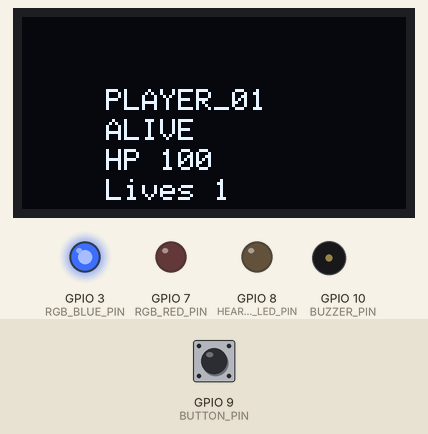
The sketch below on a simulated ESP32-C3. On the bench: 128×64 one-colour display, output pins drawn as LEDs (lit = HIGH), buzzer (waves = sounding, pin HIGH). The test bench sets the inputs (shaded band); at power-on: GPIO 9 (BUTTON_PIN) HIGH. What the sketch prints to the serial monitor is not drawn.

Above: at 5.7 s.
5.8 s: GPIO 9 (BUTTON_PIN) pulled LOW for 0.15 s
At 7.5 s:
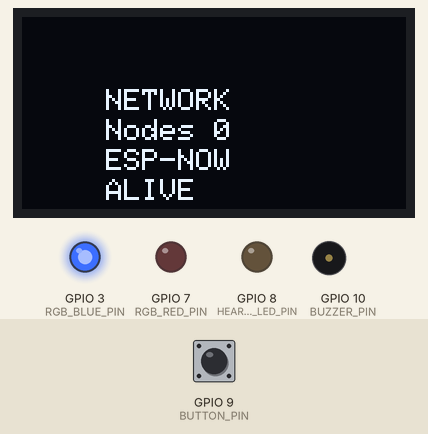
8.9 s: GPIO 9 (BUTTON_PIN) pulled LOW for 1 s
At 10.13 s:
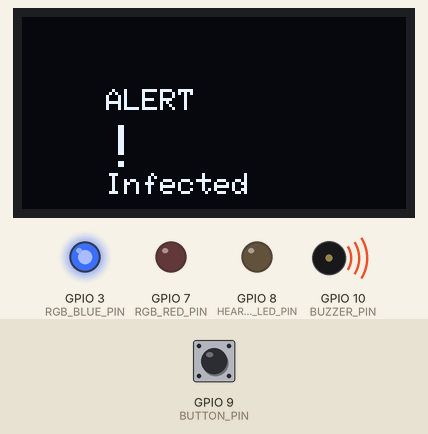
10.5 s: GPIO 9 (BUTTON_PIN) pulled LOW for 3.2 s
At 14.9 s:
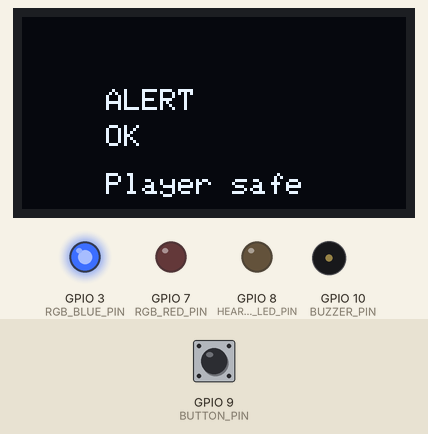
16.7 s: GPIO 9 (BUTTON_PIN) pulled LOW for 0.15 s
At 18.2 s:
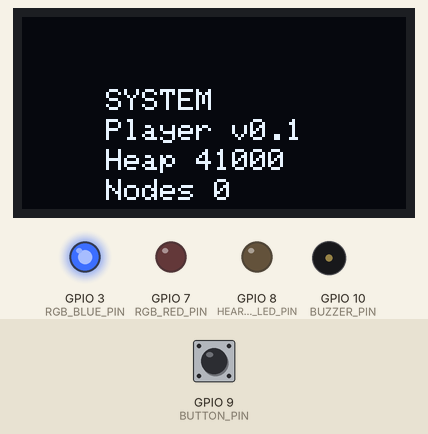
19.8 s: GPIO 9 (BUTTON_PIN) pulled LOW for 0.15 s
At 20.24 s:
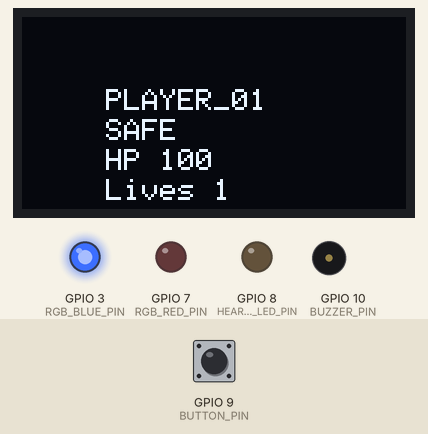
20.5 s: GPIO 9 (BUTTON_PIN) pulled LOW for 1 s
At 22.3 s:
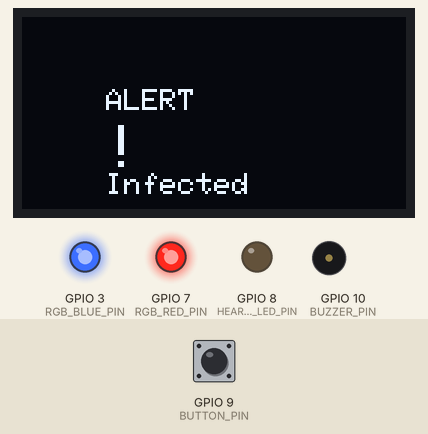
Timing chart, 0 to 26.8 s (numbered marks = the images above; inputs shaded):
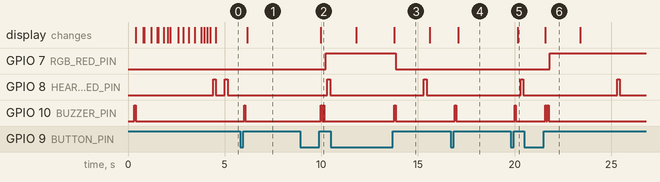

The sketch:

player-node.ino
```cpp
/*
  HUNT Player Node v0.1 Alpha

  ESP32-C3 Player firmware using the HUNT Kernel service model.

  Required libraries:
  - Arduino core for ESP32
  - Adafruit SSD1306
  - Adafruit GFX Library

  Arduino IDE board settings (ESP32-C3 Super Mini OLED):
  - Board: MakerGO ESP32 C3 SuperMini  (or ESP32C3 Dev Module)
  - USB CDC On Boot: Enabled
  - Flash Mode: DIO
  - Flash Size: 4MB
  - Upload Speed: 115200
  - Port: your USB Serial Device COM port (Espressif VID 303A)
  See README.md for full upload troubleshooting.
*/

#include <Arduino.h>
#include "config.h"
#include "../shared/HuntTypes.h"
#include "../shared/HuntDebug.h"
#include "../shared/HuntEvents.h"
#include "../shared/HuntKernel.h"
#include "../shared/HuntNodeRegistry.h"
#include "../shared/HuntNetworkService.h"
#include "../shared/HuntPlayerService.h"
#include "../shared/HuntNotifications.h"
#include "../shared/HuntPlayerDisplay.h"
#include "PlayerSerial.h"

// Arduino IDE compatibility: include shared implementations directly.
#include "../shared/HuntProtocol.cpp"
#include "../shared/HuntEspNow.cpp"
#include "../shared/HuntEventBus.cpp"
#include "../shared/HuntServiceManager.cpp"
#include "../shared/HuntKernel.cpp"
#include "../shared/HuntNodeRegistry.cpp"
#include "../shared/HuntNetworkService.cpp"
#include "../shared/HuntPlayerState.cpp"
#include "../shared/HuntPlayerService.cpp"
#include "../shared/HuntNotifications.cpp"
#include "../shared/HuntPlayerDisplay.cpp"

HuntKernel huntKernel;
HuntNodeRegistry nodeRegistry;
HuntNetworkService networkService(DEVICE_ID, huntKernel.events(), &nodeRegistry);
HuntPlayerService playerService(huntKernel.events(), DEVICE_ID);
HuntNotificationManager notificationManager;
HuntPlayerDisplay playerDisplay(
  OLED_SDA_PIN,
  OLED_SCL_PIN,
  OLED_I2C_ADDRESS,
  OLED_WIDTH,
  OLED_HEIGHT,
  OLED_VISIBLE_X,
  OLED_VISIBLE_Y,
  OLED_DRIVER_SH1106,
  OLED_I2C_HZ
);

unsigned long lastHelloMs = 0;
unsigned long lastButtonChangeMs = 0;
unsigned long buttonPressStartMs = 0;
bool lastButtonReading = HIGH;
bool buttonPressed = false;
int currentScreen = 0;
bool oledReady = false;
unsigned long heartbeatLedOffMs = 0;

PlayerSerialContext playerSerialContext() {
  PlayerSerialContext ctx;
  ctx.player = &playerService;
  ctx.registry = &nodeRegistry;
  ctx.events = huntKernel.events();
  ctx.kernel = &huntKernel;
  ctx.screenIndex = currentScreen;
  ctx.oledReady = oledReady;
  return ctx;
}

void heartbeatLedBegin() {
  pinMode(HEARTBEAT_LED_PIN, OUTPUT);
  digitalWrite(HEARTBEAT_LED_PIN, HEARTBEAT_LED_ACTIVE_HIGH ? LOW : HIGH);
}

void heartbeatLedPulse() {
  digitalWrite(HEARTBEAT_LED_PIN, HEARTBEAT_LED_ACTIVE_HIGH ? HIGH : LOW);
  heartbeatLedOffMs = millis() + HEARTBEAT_LED_PULSE_MS;
}

void heartbeatLedUpdate() {
  if (heartbeatLedOffMs > 0 && millis() >= heartbeatLedOffMs) {
    digitalWrite(HEARTBEAT_LED_PIN, HEARTBEAT_LED_ACTIVE_HIGH ? LOW : HIGH);
    heartbeatLedOffMs = 0;
  }
}

void setRgbRaw(bool redOn, bool blueOn) {
  if (RGB_COMMON_ANODE) {
    digitalWrite(RGB_RED_PIN, redOn ? LOW : HIGH);
    digitalWrite(RGB_BLUE_PIN, blueOn ? LOW : HIGH);
  } else {
    digitalWrite(RGB_RED_PIN, redOn ? HIGH : LOW);
    digitalWrite(RGB_BLUE_PIN, blueOn ? HIGH : LOW);
  }
}

void showPlayerStateOnLed() {
  HuntPlayerState state = playerService.state()->getState();
  if (state == PLAYER_ALIVE) setRgbRaw(false, true);
  if (state == PLAYER_INFECTED) setRgbRaw(true, true);
  if (state == PLAYER_SAFE) setRgbRaw(false, true);
  if (state == PLAYER_ELIMINATED) setRgbRaw(true, false);
}

void beepConfirm() {
  digitalWrite(BUZZER_PIN, HIGH);
  delay(70);
  digitalWrite(BUZZER_PIN, LOW);
}

void beepAlert() {
  for (int i = 0; i < 2; i++) {
    digitalWrite(BUZZER_PIN, HIGH);
    delay(60);
    digitalWrite(BUZZER_PIN, LOW);
    delay(60);
  }
}

void printCurrentScreen() {
#if PLAYER_SERIAL_FULL_DETAIL
  playerSerialPrintFullDashboard(playerSerialContext());
#else
  huntPrintStatusHeader("HUNT PLAYER ALPHA");
  huntPrintField("Device", DEVICE_ID);
  huntPrintField("Firmware", FIRMWARE_VERSION);
  huntPrintField("State", playerService.state()->getStateName());
  huntPrintFieldInt("Health", playerService.state()->getHealth());
  huntPrintFieldInt("Known nodes", nodeRegistry.count());
  huntPrintHeapStats();
  huntPrintStatusFooter();
#endif
}

void refreshPlayerScreen() {
  printCurrentScreen();
  if (oledReady) {
    playerDisplay.showScreen(currentScreen, playerService.state(), nodeRegistry.count(), FIRMWARE_VERSION);
  }
}

void applyNotification(const HuntEvent &event) {
  notificationManager.handleEvent(event);
  if (!notificationManager.hasNotification()) return;

  huntLogInfo("UI", "Notification: " + notificationManager.getMessage());
  HuntNotificationType type = notificationManager.getType();
  if (oledReady) {
    playerDisplay.showAlert(notificationManager.getMessage(), type);
  }
  if (type == NOTIFY_ALERT || type == NOTIFY_WARNING) beepAlert();
  else beepConfirm();
  notificationManager.clear();
}

void applyHuntEvent(const HuntEvent &event) {
  String previousState = playerService.state()->getStateName();
  playerService.applyEvent(event);
  if (previousState != playerService.state()->getStateName()) {
    playerSerialLogStateChange(previousState, playerService.state()->getStateName());
  }
  applyNotification(event);
  showPlayerStateOnLed();
  refreshPlayerScreen();
}

void handleButton() {
  bool reading = digitalRead(BUTTON_PIN);

  if (reading != lastButtonReading) {
    lastButtonChangeMs = millis();
    lastButtonReading = reading;
  }

  if ((millis() - lastButtonChangeMs) > BUTTON_DEBOUNCE_MS) {
    if (reading == LOW && !buttonPressed) {
      buttonPressed = true;
      buttonPressStartMs = millis();
      playerSerialLogButtonPress();
    }

    if (reading == HIGH && buttonPressed) {
      buttonPressed = false;
      unsigned long pressLength = millis() - buttonPressStartMs;

      if (pressLength >= BUTTON_LONG_PRESS_MS) {
        HuntEvent event;
        if (playerService.state()->getState() == PLAYER_INFECTED) {
          event = huntCreateEvent(HUNT_EVENT_PLAYER_SAFE, DEVICE_ID, DEVICE_ID, "0");
        } else {
          event = huntCreateEvent(HUNT_EVENT_PLAYER_INFECTED, DEVICE_ID, DEVICE_ID, "0");
        }
        playerSerialLogButtonRelease(pressLength, "long-press state toggle");
        applyHuntEvent(event);
      } else {
        currentScreen++;
        if (currentScreen > 2) currentScreen = 0;
        playerSerialLogButtonRelease(pressLength, "short-press next screen");
        playerSerialLogScreenChange(currentScreen);
        beepConfirm();
        refreshPlayerScreen();
      }
    }
  }
}

void sendHelloIfDue() {
  if (millis() - lastHelloMs >= HUNT_HEARTBEAT_INTERVAL_MS) {
    lastHelloMs = millis();
    networkService.sendHello("PLAYER", FIRMWARE_VERSION, playerService.state()->getStateName());
    playerSerialLogHeartbeat();
    heartbeatLedPulse();
  }
}

void processAlphaEvents() {
  while (huntKernel.events()->available()) {
    HuntEvent event = huntKernel.events()->read();
    huntLogEvent(event);

    if (event.name == HUNT_EVENT_PLAYER_JOINED) {
      huntLogInfo("NET", "Discovered node " + event.source + " | " + event.data);
      heartbeatLedPulse();
    }

    if (event.target == DEVICE_ID || event.target == "ALL") {
      applyHuntEvent(event);
    }
  }
}

void setup() {
  huntDebugBegin(DEVICE_NAME, DEVICE_ID, FIRMWARE_VERSION);

  pinMode(BUTTON_PIN, INPUT_PULLUP);
  pinMode(RGB_RED_PIN, OUTPUT);
  pinMode(RGB_BLUE_PIN, OUTPUT);
  pinMode(BUZZER_PIN, OUTPUT);
  heartbeatLedBegin();

  setRgbRaw(false, true);
  beepConfirm();

  oledReady = playerDisplay.begin();
  if (oledReady) {
#if OLED_BOOT_CINEMATIC
    playerDisplay.playCinematicBoot(DEVICE_ID, FIRMWARE_VERSION);
#else
    playerDisplay.showBootLogo(FIRMWARE_VERSION);
    delay(900);
#endif
  }

  nodeRegistry.begin();
  notificationManager.begin();

  huntKernel.services()->registerService(&networkService);
  huntKernel.services()->registerService(&playerService);
  huntKernel.begin();

  playerSerialPrintPinMap();
  playerSerialPrintRadio();
  playerSerialPrintServices(&huntKernel);

  networkService.sendHello("PLAYER", FIRMWARE_VERSION, playerService.state()->getStateName());
  playerSerialLogHeartbeat();
  heartbeatLedPulse();
  showPlayerStateOnLed();
  refreshPlayerScreen();
  huntLogInfo("CORE", "Player Alpha ready — full serial detail enabled");
}

void loop() {
  handleButton();
  huntKernel.update();
  nodeRegistry.update();
  if (oledReady) {
    playerDisplay.update();
  }
  sendHelloIfDue();
  processAlphaEvents();
  heartbeatLedUpdate();
  playerSerialTick(playerSerialContext());
}
```

PlayerSerial.cpp
```cpp
#include "PlayerSerial.h"
#include "config.h"
#include "../shared/HuntTypes.h"
#include "../shared/HuntDebug.h"
#include <WiFi.h>

namespace {

const char *playerScreenName(int screenIndex) {
  switch (screenIndex) {
    case 0: return "STATUS";
    case 1: return "NETWORK";
    default: return "SYSTEM";
  }
}

String playerFormatAge(unsigned long lastSeenMs) {
  if (lastSeenMs == 0) {
    return "never";
  }

  unsigned long ageMs = millis() - lastSeenMs;
  if (ageMs < 1000) {
    return String(ageMs) + "ms";
  }
  return String(ageMs / 1000) + "s";
}

}  // namespace

void playerSerialPrintPinMap() {
  huntPrintStatusHeader("PLAYER HARDWARE MAP");
  huntPrintField("Button", "GPIO" + String(BUTTON_PIN));
  huntPrintField("Status RGB", String(RGB_RED_PIN) + "R / " + String(RGB_BLUE_PIN) + "B");
  huntPrintField("Heartbeat LED", "GPIO" + String(HEARTBEAT_LED_PIN) + " blue");
  huntPrintField("Buzzer", "GPIO" + String(BUZZER_PIN));
  if (RUMBLE_ENABLED) {
    huntPrintField("Rumble", "GPIO" + String(RUMBLE_PIN));
  }
  huntPrintField("OLED SDA", "GPIO" + String(OLED_SDA_PIN));
  huntPrintField("OLED SCL", "GPIO" + String(OLED_SCL_PIN));
  huntPrintField("OLED addr", "0x" + String(OLED_I2C_ADDRESS, HEX));
  huntPrintField("OLED driver", OLED_DRIVER_SH1106 ? "SH1106" : "SSD1306");
  huntPrintField("OLED viewport", String(OLED_VISIBLE_X) + "," + String(OLED_VISIBLE_Y));
  huntPrintField("Debounce", String(BUTTON_DEBOUNCE_MS) + "ms");
  huntPrintField("Long press", String(BUTTON_LONG_PRESS_MS) + "ms");
  huntPrintStatusFooter();
}

void playerSerialPrintRadio() {
  huntPrintStatusHeader("PLAYER RADIO");
  huntPrintField("Protocol", "HUNT v" + String(HUNT_PROTOCOL_VERSION));
  huntPrintField("Transport", "ESP-NOW broadcast");
  huntPrintField("Heartbeat", String(HUNT_HEARTBEAT_INTERVAL_MS) + "ms");
  huntPrintField("Wi-Fi MAC", WiFi.macAddress());
  huntPrintField("Max packet", String(HUNT_MAX_PACKET_LENGTH) + " B");
  huntPrintStatusFooter();
}

void playerSerialPrintRegistry(HuntNodeRegistry *registry) {
  huntPrintStatusHeader("KNOWN NODES");

  if (registry == nullptr || registry->count() == 0) {
    huntPrintField("Nodes", "none yet");
    huntPrintStatusFooter();
    return;
  }

  huntPrintFieldInt("Count", registry->count());

  for (int i = 0; i < registry->count(); i++) {
    HuntNodeRecord node = registry->getNode(i);
    String line = node.id + " [" + node.type + "] " + node.state;
    line += node.online ? " ONLINE" : " STALE";
    line += " age=" + playerFormatAge(node.lastSeenMs);
    line += " fw=" + node.firmware;

    char label[12];
    snprintf(label, sizeof(label), "Node %d", i + 1);
    huntPrintField(label, line);
  }

  huntPrintStatusFooter();
}

void playerSerialPrintPlayer(HuntPlayerService *player, int screenIndex, bool oledReady) {
  if (player == nullptr) {
    return;
  }

  huntPrintStatusHeader("PLAYER STATE");
  huntPrintField("ID", player->state()->getId());
  huntPrintField("State", player->state()->getStateName());
  huntPrintFieldInt("Health", player->state()->getHealth());
  huntPrintFieldInt("Lives", player->state()->getLives());
  huntPrintField("OLED", oledReady ? "ready" : "offline");
  huntPrintField("Screen", String(screenIndex + 1) + "/3 " + playerScreenName(screenIndex));
  huntPrintStatusFooter();
}

void playerSerialPrintServices(HuntKernel *kernel) {
  if (kernel == nullptr) {
    return;
  }

  huntPrintStatusHeader("SERVICES");
  huntPrintFieldInt("Registered", kernel->services()->serviceCount());
  huntPrintField("Kernel", "running");
  huntPrintStatusFooter();
}

void playerSerialPrintEventBus(HuntEventBus *events) {
  if (events == nullptr) {
    return;
  }

  huntPrintFieldInt("Event queue", events->count());
}

void playerSerialPrintFullDashboard(const PlayerSerialContext &ctx) {
  playerSerialPrintPlayer(ctx.player, ctx.screenIndex, ctx.oledReady);
  playerSerialPrintRegistry(ctx.registry);
  playerSerialPrintRadio();

  huntPrintStatusHeader("RUNTIME");
  huntPrintField("Uptime", String(millis() / 1000) + "s");
  huntPrintField("Firmware", FIRMWARE_VERSION);
  huntPrintHeapStats();
  if (ctx.events != nullptr) {
    playerSerialPrintEventBus(ctx.events);
  }
  huntPrintStatusFooter();
}

void playerSerialLogButtonPress() {
  huntLogDebugTag("INPUT", "Button down (GPIO" + String(BUTTON_PIN) + ")");
}

void playerSerialLogButtonRelease(unsigned long pressMs, const char *action) {
  huntLogInfo("INPUT", String("Button up ") + pressMs + "ms -> " + action);
}

void playerSerialLogStateChange(const String &fromState, const String &toState) {
  huntLogInfo("STATE", fromState + " -> " + toState);
}

void playerSerialLogHeartbeat() {
  huntLogDebugTag("NET", "HELLO heartbeat TX");
}

void playerSerialLogScreenChange(int screenIndex) {
  huntLogInfo("UI", String("Screen ") + (screenIndex + 1) + "/3 " + playerScreenName(screenIndex));
}

void playerSerialTick(const PlayerSerialContext &ctx) {
#if PLAYER_SERIAL_TICK_MS > 0
  static unsigned long lastTickMs = 0;
  unsigned long now = millis();

  if (now - lastTickMs < PLAYER_SERIAL_TICK_MS) {
    return;
  }

  lastTickMs = now;
  huntLogInfo("TICK", "Periodic player status dump");
  playerSerialPrintFullDashboard(ctx);
#endif
}
```

PlayerSerial.h
```cpp
#ifndef PLAYER_SERIAL_H
#define PLAYER_SERIAL_H

#include <Arduino.h>
#include "../shared/HuntPlayerService.h"
#include "../shared/HuntNodeRegistry.h"
#include "../shared/HuntEventBus.h"
#include "../shared/HuntKernel.h"

// Full serial diagnostics for the ESP32-C3 player badge.

struct PlayerSerialContext {
  HuntPlayerService *player;
  HuntNodeRegistry *registry;
  HuntEventBus *events;
  HuntKernel *kernel;
  int screenIndex;
  bool oledReady;
};

void playerSerialPrintPinMap();
void playerSerialPrintRadio();
void playerSerialPrintRegistry(HuntNodeRegistry *registry);
void playerSerialPrintPlayer(HuntPlayerService *player, int screenIndex, bool oledReady);
void playerSerialPrintServices(HuntKernel *kernel);
void playerSerialPrintEventBus(HuntEventBus *events);
void playerSerialPrintFullDashboard(const PlayerSerialContext &ctx);
void playerSerialLogButtonPress();
void playerSerialLogButtonRelease(unsigned long pressMs, const char *action);
void playerSerialLogStateChange(const String &fromState, const String &toState);
void playerSerialLogHeartbeat();
void playerSerialLogScreenChange(int screenIndex);
void playerSerialTick(const PlayerSerialContext &ctx);

#endif
```

config.h
```cpp
#ifndef PLAYER_NODE_CONFIG_H
#define PLAYER_NODE_CONFIG_H

// =====================================================
// HUNT Player Node v0.1 Configuration
// Board target: ESP32-C3 Mini OLED board
// Reference source: original HUNT / ZombieTag badge config
// This is next-gen HUNT firmware; old code is reference only.
// =====================================================

#define DEVICE_ID "PLAYER_01"
#define DEVICE_NAME "HUNT Player Node"
#define FIRMWARE_VERSION "Player v0.1"

// Single player button.
#define BUTTON_PIN 9

// Status RGB (red + blue channels on GPIO7 / GPIO3).
#define RGB_RED_PIN 7
#define RGB_BLUE_PIN 3
#define RGB_COMMON_ANODE false
#define RGB_LED_MAX_BRIGHTNESS 96

// Dedicated blue heartbeat LED — blinks on radio activity (GPIO8).
#define HEARTBEAT_LED_PIN 8
#define HEARTBEAT_LED_ACTIVE_HIGH true
#define HEARTBEAT_LED_PULSE_MS 140

// Buzzer pin from original working reference.
#define BUZZER_PIN 10

// Optional rumble / vibration motor output from original reference.
#define RUMBLE_PIN 4
#define RUMBLE_ENABLED true

// Onboard OLED I2C pins from original working reference.
// Note: this overrides the earlier board-diagram assumption of 8/9.
#define OLED_SDA_PIN 5
#define OLED_SCL_PIN 6
#define OLED_I2C_ADDRESS 0x3C
#define OLED_I2C_HZ 400000UL

// OLED settings from original reference.
#define OLED_WIDTH 128
#define OLED_HEIGHT 64
#define OLED_VISIBLE_X 28
#define OLED_VISIBLE_Y 24
#define OLED_DRIVER_SH1106 false

// Boot experience — set false for instant static logo.
#define OLED_BOOT_CINEMATIC true

// Button timing.
#define BUTTON_DEBOUNCE_MS 45
#define BUTTON_LONG_PRESS_MS 650

// Serial diagnostics — set TICK to 0 to disable periodic status dumps.
#define PLAYER_SERIAL_FULL_DETAIL true
#define PLAYER_SERIAL_TICK_MS 15000

#endif
```

Measured:
- after the input at 5.8 s, GPIO 10 (BUZZER_PIN): LOW → HIGH after 0.20 s, → LOW 0.07 s later; the display: changes after 0.37 s (image 1)
- after the input at 8.9 s, GPIO 7 (RGB_RED_PIN): LOW → HIGH after 1.3 s; GPIO 10 (BUZZER_PIN): alternates HIGH for 0.06 s and LOW for 0.06 s, 4 changes in all, then stays LOW, starting after 1.1 s; the display: changes after 1.1 s (image 2)
- after the input at 10.5 s, GPIO 7 (RGB_RED_PIN): HIGH → LOW after 3.4 s; GPIO 10 (BUZZER_PIN): LOW → HIGH after 3.3 s, → LOW 0.07 s later; the display: first differs from a run without the input after 3.3 s (image 3)
- after the input at 16.7 s, GPIO 10 (BUZZER_PIN): LOW → HIGH after 0.20 s, → LOW 0.07 s later; the display: changes after 0.37 s (image 4)
- after the input at 19.8 s, GPIO 10 (BUZZER_PIN): LOW → HIGH after 0.20 s, → LOW 0.07 s later; the display: changes after 0.37 s (image 5)
- after the input at 20.5 s, GPIO 7 (RGB_RED_PIN): LOW → HIGH after 1.3 s; GPIO 10 (BUZZER_PIN): alternates HIGH for 0.06 s and LOW for 0.06 s, 4 changes in all, then stays LOW, starting after 1.1 s; the display: changes after 1.1 s (image 6)
- what the display in image 3 shows lasts 1.8 s, from 13.8 s to 15.6 s
